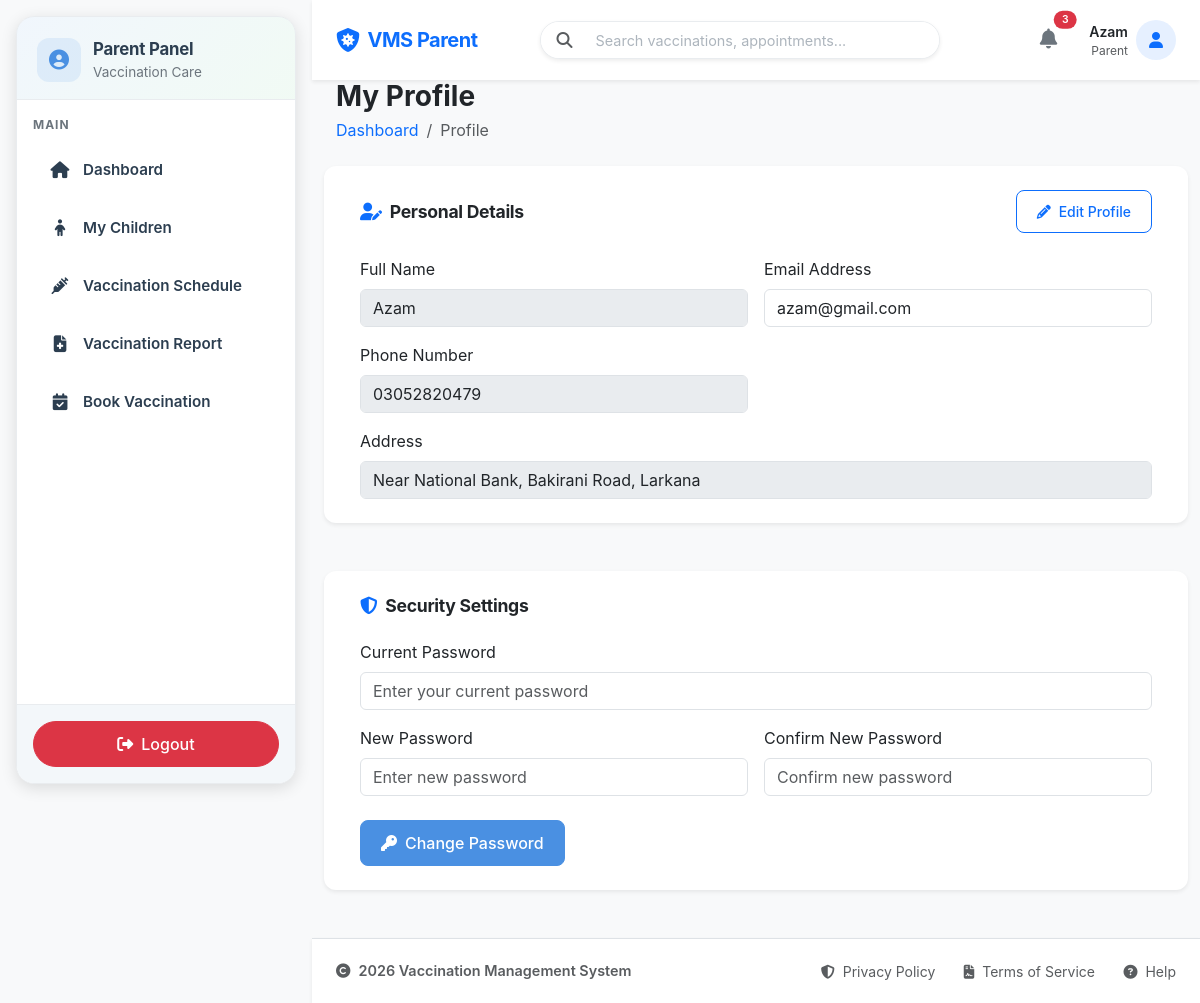
Screenshot of /parent/profile/profile.php (signed in) with the database file from the repository.
### tables this page shows
CREATE TABLE `parents` (
  `id` int(11) NOT NULL,
  `user_id` int(11) NOT NULL,
  `phone` varchar(20) NOT NULL,
  `address` text NOT NULL,
  `created_at` timestamp NOT NULL DEFAULT current_timestamp()
);

CREATE TABLE `users` (
  `id` int(11) NOT NULL,
  `name` varchar(100) NOT NULL,
  `email` varchar(100) NOT NULL,
  `password` varchar(255) NOT NULL,
  `role` enum('admin','parent','hospital') NOT NULL,
  `status` enum('active','inactive') NOT NULL DEFAULT 'active',
  `created_at` timestamp NOT NULL DEFAULT current_timestamp()
);

### parent/profile/profile.php (the view, shortened to what this page needs)
<?php
include '../../config/db.php';
include '../includes/header.php';
include '../includes/sidebar.php';
$parent_id = $_SESSION['user_id'];
$stmt_hospitals = $conn->prepare("SELECT p.id AS parent_id, u.name AS parent_name, u.email, p.phone, p.address, p.created_at AS join_date FROM parents p LEFT JOIN users u ON p.user_id = u.id WHERE u.id = ?");
$stmt_hospitals->bind_param("i", $parent_id);
$stmt_hospitals->execute();
$result_hospitals = $stmt_hospitals->get_result();
$row = $result_hospitals->fetch_assoc();
$parent_profile = [
    'full_name' => $row['parent_name'],
    'email' => $row['email'],
    'phone' => $row['phone'],
    'address' => $row['address'],
    'join_date' => $row['join_date'],
];
?>
<div class="container-fluid px-4">
    <div class="row mb-4">
        <div class="col-12">
            <div class="d-flex justify-content-between align-items-center flex-wrap gap-3">
                <div>
                    <h3 class="mb-1 fw-bold text-dark">My Profile</h3>
                    <nav aria-label="breadcrumb">
                        <ol class="breadcrumb mb-0">
                            <li class="breadcrumb-item"><a href="dashboard.php" class="text-decoration-none">Dashboard</a></li>
                            <li class="breadcrumb-item active" aria-current="page">Profile</li>
                        </ol>
                    </nav>
                </div>
            </div>
        </div>
    </div>
    <div class="row g-4">
        <div class="card border-0 shadow-sm mb-4">
            <div class="card-header bg-white border-0 pt-4 pb-0">
                <div class="d-flex justify-content-between align-items-center">
                    <h5 class="mb-0 fw-bold">
                        <i class="fas fa-user-edit text-primary me-2"></i>Personal Details
                    </h5>
                    <button class="btn btn-outline-primary btn-sm" id="editProfileBtn">
                        <i class="fas fa-pencil-alt me-2"></i>Edit Profile
                    </button>
                </div>
            </div>
            <div class="card-body p-4">
                <form id="profileForm" method="POST">
                    <div class="row g-3">
                        <div class="col-md-6">
                            <label for="fullName" class="form-label">Full Name</label>
                            <input type="text" class="form-control" id="fullName" name="full_name" value="<?= htmlspecialchars($parent_profile['full_name']) ?>" disabled required>
                        </div>
                        <div class="col-md-6">
                            <label for="email" class="form-label">Email Address</label>
                            <input type="email" class="form-control" id="email" name="email" value="<?= htmlspecialchars($parent_profile['email']) ?>" readonly>
                        </div>
                        <div class="col-md-6">
                            <label for="phone" class="form-label">Phone Number</label>
                            <input type="tel" class="form-control" id="phone" name="phone" value="<?= htmlspecialchars($parent_profile['phone']) ?>" disabled required>
                        </div>
                        <div class="col-12">
                            <label for="address" class="form-label">Address</label>
                            <input type="text" class="form-control" id="address" name="address" value="<?= htmlspecialchars($parent_profile['address']) ?>" disabled required>
                        </div>
                    </div>
                </form>
            </div>
        </div>
        <div class="card border-0 shadow-sm">
            <div class="card-header bg-white border-0 pt-4 pb-0">
                <h5 class="mb-0 fw-bold">
                    <i class="fas fa-shield-alt text-primary me-2"></i>Security Settings
                </h5>
            </div>
            <div class="card-body p-4">
                <form id="passwordForm" method="POST">
                    <div class="row g-3">
                        <div class="col-md-12">
                            <label for="currentPassword" class="form-label">Current Password</label>
                            <input type="password" class="form-control" id="currentPassword" name="current_password" placeholder="Enter your current password" required>
                        </div>
                        <div class="col-md-6">
                            <label for="newPassword" class="form-label">New Password</label>
                            <input type="password" class="form-control" id="newPassword" name="new_password" placeholder="Enter new password" required>
                        </div>
                        <div class="col-md-6">
                            <label for="confirmPassword" class="form-label">Confirm New Password</label>
                            <input type="password" class="form-control" id="confirmPassword" name="confirm_password" placeholder="Confirm new password" required>
                        </div>
                    </div>
                    <div class="mt-4">
                        <button type="submit" class="btn btn-primary" name="update_password">
                            <i class="fas fa-key me-2"></i>Change Password
                        </button>
                    </div>
                </form>
            </div>
        </div>
    </div>
</div>
<?php include '../includes/footer.php'; ?>

### assets/css/parent.css (style rules this page uses)
:root { --primary-color: #4A90E2; --primary-dark: #357ABD; --secondary-color: #50C878; --accent-color: #7B68EE; --bg-light: #F8F9FA; --bg-white: #FFFFFF; --text-dark: #2C3E50; --text-muted: #6C757D; --border-color: #E9ECEF; --shadow-sm: 0 2px 8px rgba(0, 0, 0, 0.08); --shadow-md: 0 4px 16px rgba(0, 0, 0, 0.12); --shadow-lg: 0 8px 24px rgba(0, 0, 0, 0.15); --border-radius: 12px; --transition: all 0.3s ease; }
body { font-family: 'Inter', 'Segoe UI', Tahoma, Geneva, Verdana, sans-serif; background-color: var(--bg-light); color: var(--text-dark); min-height: 100vh; display: flex; flex-direction: column; }
@media (min-width: 992px) { body { padding-left: 312px; } }
.card-header { padding: 1.25rem 1.5rem; }
.card-header h5 { font-size: 1.1rem; letter-spacing: -0.3px; }
.card { border: none; border-radius: var(--border-radius); box-shadow: var(--shadow-sm); transition: var(--transition); }
.btn { border-radius: 8px; padding: 0.625rem 1.25rem; font-weight: 500; transition: var(--transition); }
.btn-primary { background-color: var(--primary-color); border-color: var(--primary-color); }
:root { --primary-blue: #4A90E2; --soft-blue: #E3F2FD; --success-green: #4CAF50; --soft-green: #E8F5E9; --warning-orange: #FF9800; --soft-orange: #FFF3E0; --danger-red: #F44336; --soft-red: #FFEBEE; --info-cyan: #00BCD4; --soft-cyan: #E0F7FA; }
.btn { border-radius: 8px; font-weight: 500; transition: all 0.3s ease; }
.card { border-radius: 12px; }

### rows the page displays
parents: full_name "Azam", email "azam@gmail.com", phone "03052820479", address "Near National Bank, Bakirani Road, Larkana"

### other values shown
$_SESSION['name'] "Azam"
